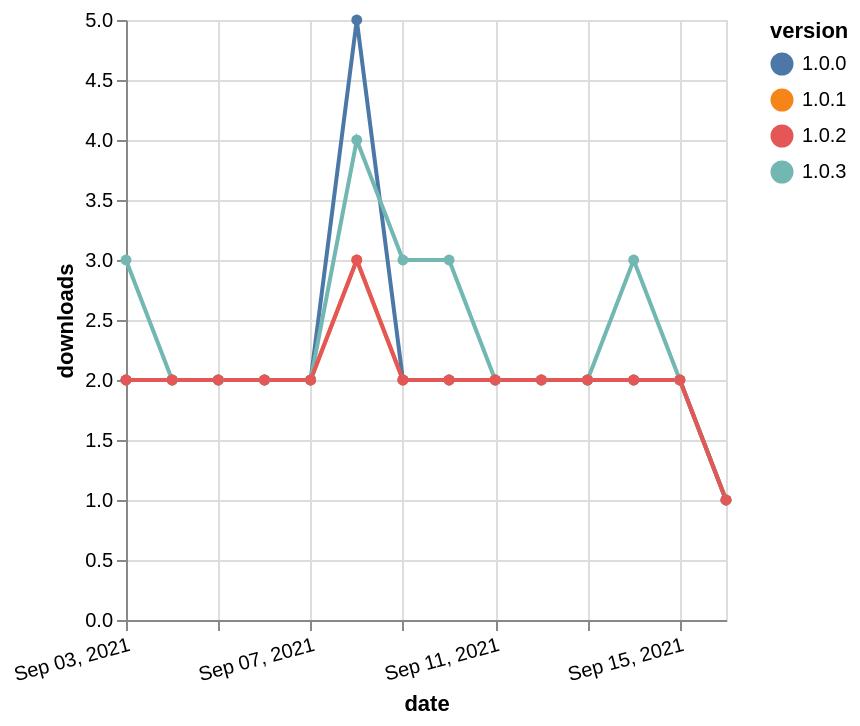

Source (Vega-Lite JSON):
### Vega-Lite specification from a JSON file in a GitHub repository (floating-point values rounded to 4 significant figures)
{"$schema": "https://vega.github.io/schema/vega-lite/v5.json", "description": "A simple bar chart with embedded data.", "data": {"values": [{"date": "2021-09-03", "total": 1242, "delta": 2, "version": "1.0.1"}, {"date": "2021-09-04", "total": 1244, "delta": 2, "version": "1.0.1"}, {"date": "2021-09-05", "total": 1246, "delta": 2, "version": "1.0.1"}, {"date": "2021-09-06", "total": 1248, "delta": 2, "version": "1.0.1"}, {"date": "2021-09-07", "total": 1250, "delta": 2, "version": "1.0.1"}, {"date": "2021-09-08", "total": 1253, "delta": 3, "version": "1.0.1"}, {"date": "2021-09-09", "total": 1255, "delta": 2, "version": "1.0.1"}, {"date": "2021-09-10", "total": 1257, "delta": 2, "version": "1.0.1"}, {"date": "2021-09-11", "total": 1259, "delta": 2, "version": "1.0.1"}, {"date": "2021-09-12", "total": 1261, "delta": 2, "version": "1.0.1"}, {"date": "2021-09-13", "total": 1263, "delta": 2, "version": "1.0.1"}, {"date": "2021-09-14", "total": 1265, "delta": 2, "version": "1.0.1"}, {"date": "2021-09-15", "total": 1267, "delta": 2, "version": "1.0.1"}, {"date": "2021-09-16", "total": 1268, "delta": 1, "version": "1.0.1"}, {"date": "2021-09-03", "total": 1355, "delta": 2, "version": "1.0.0"}, {"date": "2021-09-04", "total": 1357, "delta": 2, "version": "1.0.0"}, {"date": "2021-09-05", "total": 1359, "delta": 2, "version": "1.0.0"}, {"date": "2021-09-06", "total": 1361, "delta": 2, "version": "1.0.0"}, {"date": "2021-09-07", "total": 1363, "delta": 2, "version": "1.0.0"}, {"date": "2021-09-08", "total": 1368, "delta": 5, "version": "1.0.0"}, {"date": "2021-09-09", "total": 1370, "delta": 2, "version": "1.0.0"}, {"date": "2021-09-10", "total": 1372, "delta": 2, "version": "1.0.0"}, {"date": "2021-09-11", "total": 1374, "delta": 2, "version": "1.0.0"}, {"date": "2021-09-12", "total": 1376, "delta": 2, "version": "1.0.0"}, {"date": "2021-09-13", "total": 1378, "delta": 2, "version": "1.0.0"}, {"date": "2021-09-14", "total": 1380, "delta": 2, "version": "1.0.0"}, {"date": "2021-09-15", "total": 1382, "delta": 2, "version": "1.0.0"}, {"date": "2021-09-16", "total": 1383, "delta": 1, "version": "1.0.0"}, {"date": "2021-09-03", "total": 1294, "delta": 3, "version": "1.0.3"}, {"date": "2021-09-04", "total": 1296, "delta": 2, "version": "1.0.3"}, {"date": "2021-09-05", "total": 1298, "delta": 2, "version": "1.0.3"}, {"date": "2021-09-06", "total": 1300, "delta": 2, "version": "1.0.3"}, {"date": "2021-09-07", "total": 1302, "delta": 2, "version": "1.0.3"}, {"date": "2021-09-08", "total": 1306, "delta": 4, "version": "1.0.3"}, {"date": "2021-09-09", "total": 1309, "delta": 3, "version": "1.0.3"}, {"date": "2021-09-10", "total": 1312, "delta": 3, "version": "1.0.3"}, {"date": "2021-09-11", "total": 1314, "delta": 2, "version": "1.0.3"}, {"date": "2021-09-12", "total": 1316, "delta": 2, "version": "1.0.3"}, {"date": "2021-09-13", "total": 1318, "delta": 2, "version": "1.0.3"}, {"date": "2021-09-14", "total": 1321, "delta": 3, "version": "1.0.3"}, {"date": "2021-09-15", "total": 1323, "delta": 2, "version": "1.0.3"}, {"date": "2021-09-16", "total": 1324, "delta": 1, "version": "1.0.3"}, {"date": "2021-09-03", "total": 1228, "delta": 2, "version": "1.0.2"}, {"date": "2021-09-04", "total": 1230, "delta": 2, "version": "1.0.2"}, {"date": "2021-09-05", "total": 1232, "delta": 2, "version": "1.0.2"}, {"date": "2021-09-06", "total": 1234, "delta": 2, "version": "1.0.2"}, {"date": "2021-09-07", "total": 1236, "delta": 2, "version": "1.0.2"}, {"date": "2021-09-08", "total": 1239, "delta": 3, "version": "1.0.2"}, {"date": "2021-09-09", "total": 1241, "delta": 2, "version": "1.0.2"}, {"date": "2021-09-10", "total": 1243, "delta": 2, "version": "1.0.2"}, {"date": "2021-09-11", "total": 1245, "delta": 2, "version": "1.0.2"}, {"date": "2021-09-12", "total": 1247, "delta": 2, "version": "1.0.2"}, {"date": "2021-09-13", "total": 1249, "delta": 2, "version": "1.0.2"}, {"date": "2021-09-14", "total": 1251, "delta": 2, "version": "1.0.2"}, {"date": "2021-09-15", "total": 1253, "delta": 2, "version": "1.0.2"}, {"date": "2021-09-16", "total": 1254, "delta": 1, "version": "1.0.2"}]}, "width": "container", "mark": {"type": "line", "point": {"filled": true}}, "encoding": {"x": {"field": "date", "type": "temporal", "timeUnit": "yearmonthdate", "title": "date", "axis": {"labelAngle": -15}}, "y": {"field": "delta", "type": "quantitative", "title": "downloads"}, "color": {"field": "version", "type": "nominal"}, "tooltip": {"field": "delta"}}}
